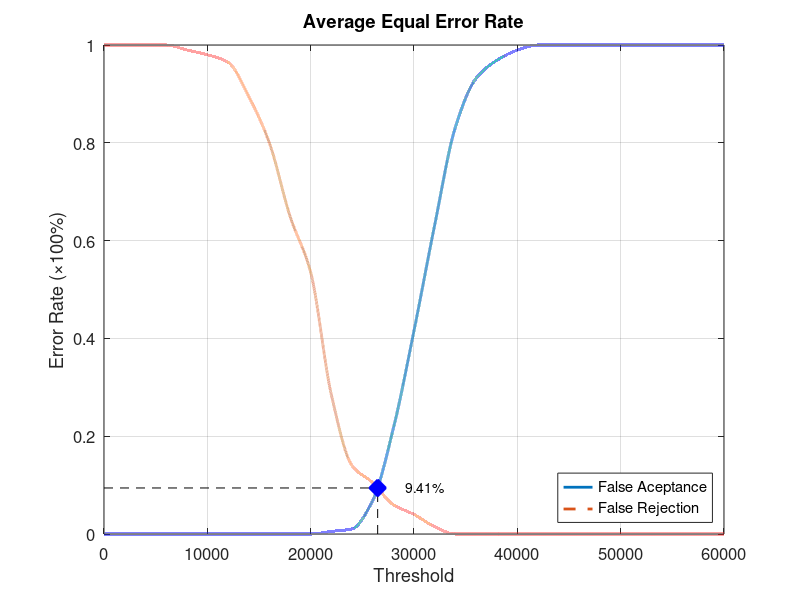
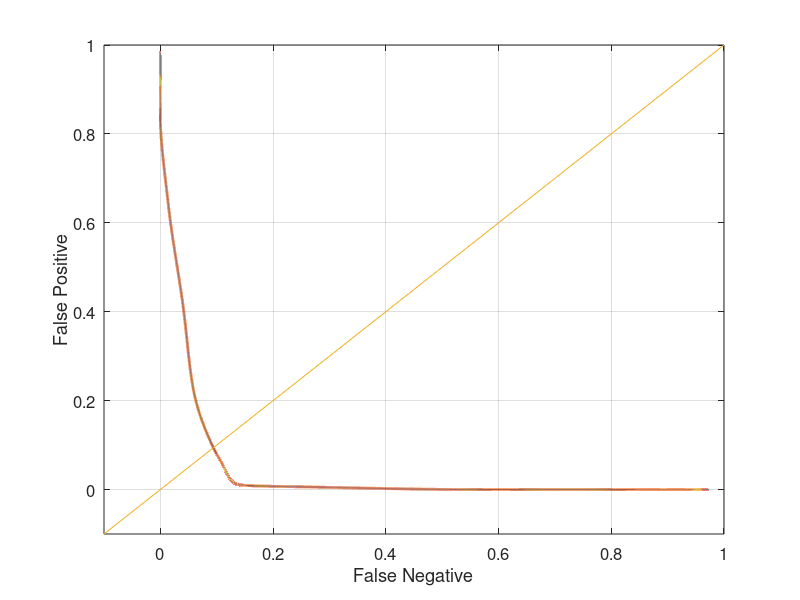

Source code (MATLAB) for these figures, in order:
function yEER = Database4_1
close all;
clear;
clc;
x = 0:2000:60000;
xq = 0:0.5:60000;

y0 = [0 0 0 0 0 0 0 0 0 0 0 0.00526316 0.0105263 0.0684211 0.215789 0.415789 0.631579 0.831579 0.931579 0.968421 0.989474 1 1 1 1 1 1 1 1 1 1];
yy0 = interp1(x, y0, xq, 'pchip');
y1 = [1 1 1 1 0.99 0.98 0.965 0.895 0.8 0.65 0.535 0.285 0.14 0.105 0.06 0.04 0.015 0 0 0 0 0 0 0 0 0 0 0 0 0 0];
yy1 = interp1(x, y1, xq, 'pchip');

% Calculating EER: 
y2 = abs(y0 - y1);
find(y2 == min(y2))
yy2 = abs(yy0 - yy1);
xEER = find(yy2 == min(yy2));
xEERIndex = xq(xEER) % X-axis EER
yEER = yy0(xEER) % Y-axis EER

main = figure
plot(xq, yy0,'-','LineWidth', 2);	hold on
plot(xq, yy1,'--','LineWidth', 2);	hold on
plot([xEERIndex xEERIndex], [0 yEER], 'k--');	hold on
plot([0 xEERIndex], [yEER yEER], 'k--');	hold on
plot(xEERIndex, yEER, 'bx', 'LineWidth', 10);	hold on
text(xEERIndex + 10 * xEERIndex / 100, yEER, [num2str(round((10000 * yEER)) / 100) '%'])
legend('False Aceptance', 'False Rejection', 'Location', 'SouthEast')
xlabel('Threshold')
ylabel('Error Rate (\times100%)')
title('Average Equal Error Rate')
set(gca, 'FontSize', 12)
axis([0 60000 0 1])
grid on

print(main, 'Database4_1Main', '-dpng');
FNRxFPR = figure('Color', [1 1 1]);
plot(yy1, yy0, '-', yy1, yy0, 'LineWidth', 2);
hold on
y = -0.1:0.1:1
plot(y, y); 
set(gca, 'FontSize', 12)
xlabel('False Negative')
ylabel('False Positive')
axis([-0.1 1 -0.1 1])
set(gca, 'FontSize', 12)
grid on

print(FNRxFPR, 'Database4_1FNRxFPR','-dpng');
end
